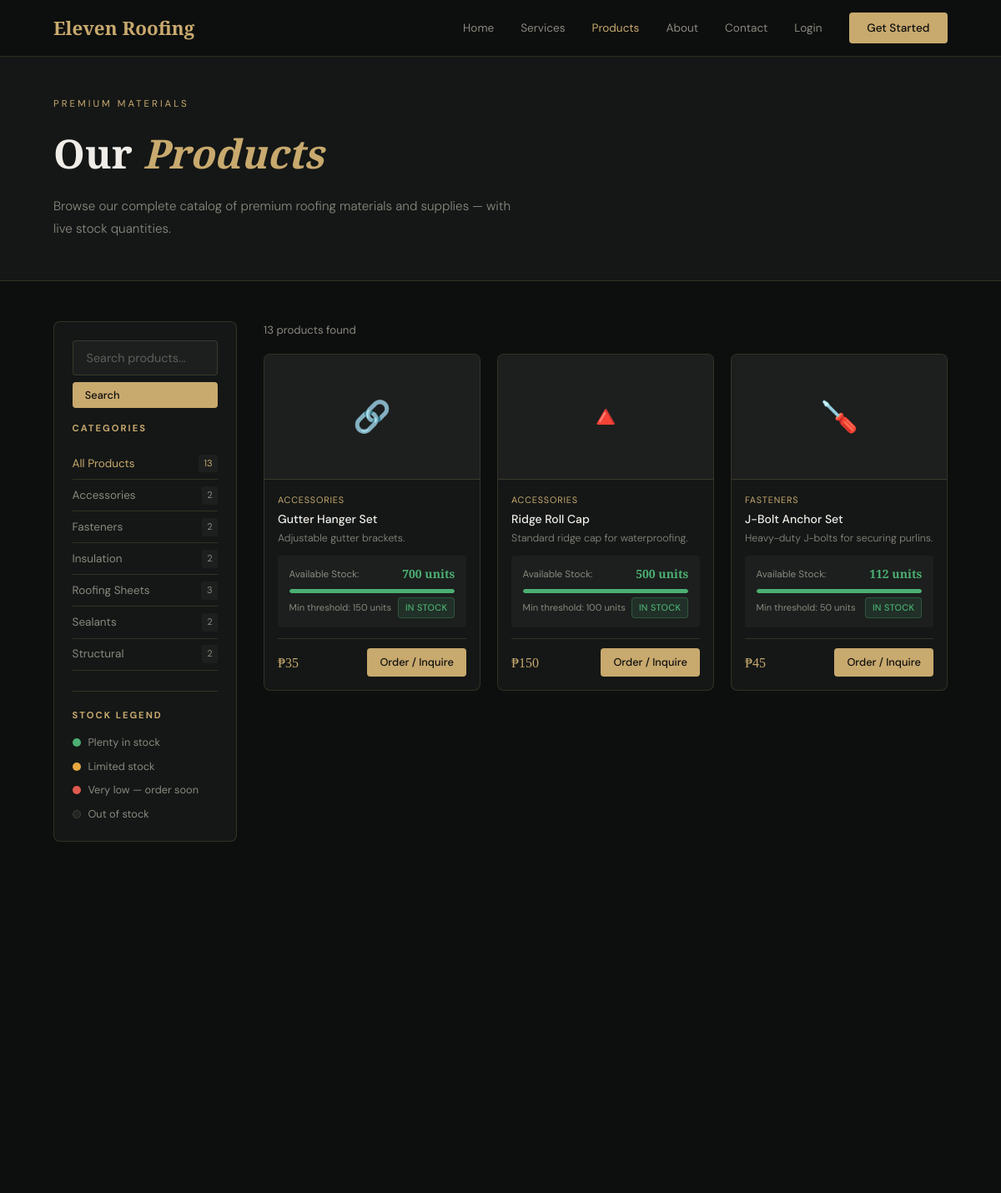
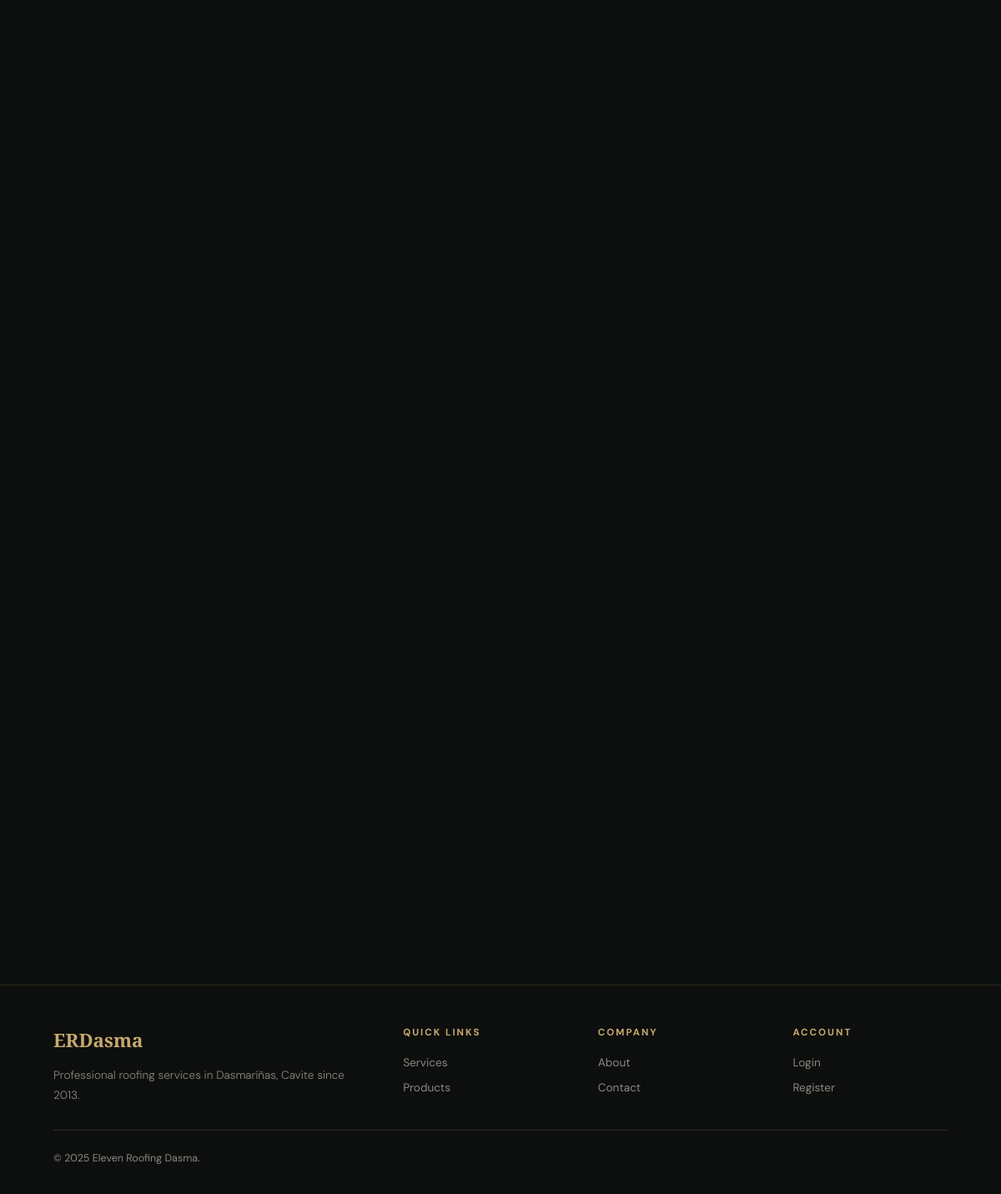
/products.php, run on the app's committed database (2 pictures, top to bottom).
### tables this page shows
CREATE TABLE `categories` (
  `category_id` int(11) NOT NULL AUTO_INCREMENT,
  `category_name` varchar(100) NOT NULL,
  PRIMARY KEY (`category_id`)
);

CREATE TABLE `products` (
  `product_id` int(11) NOT NULL AUTO_INCREMENT,
  `category_id` int(11) DEFAULT NULL,
  `product_name` varchar(100) NOT NULL,
  `description` text DEFAULT NULL,
  `price` decimal(12,2) DEFAULT NULL,
  `stock_quantity` int(11) DEFAULT 0,
  `min_stock` int(11) DEFAULT 50,
  `image_path` varchar(500) DEFAULT NULL,
  `icon_emoji` varchar(10) DEFAULT '?',
  `is_active` tinyint(4) DEFAULT 1,
  `created_at` timestamp NOT NULL DEFAULT current_timestamp(),
  `updated_at` timestamp NOT NULL DEFAULT current_timestamp() ON UPDATE current_timestamp(),
  PRIMARY KEY (`product_id`),
  KEY `category_id` (`category_id`),
  CONSTRAINT `products_ibfk_1` FOREIGN KEY (`category_id`) REFERENCES `categories` (`category_id`)
);

### config/session.php (called while the page is built, shortened)
<?php
function isLoggedIn(): bool { return isset($_SESSION['user']); }

### includes/helpers.php (called while the page is built, shortened)
<?php
function h(string $s): string { return htmlspecialchars($s, ENT_QUOTES, 'UTF-8'); }
function fmtNum(float $n): string { return number_format($n); }

### config/database.php (called while the page is built, shortened)
<?php
function db(): PDO {
    static $pdo = null;
    if ($pdo === null) {
        $dsn = "mysql:host=".DB_HOST.";dbname=".DB_NAME.";charset=".DB_CHARSET;
        $pdo = new PDO($dsn, DB_USER, DB_PASS, [
            PDO::ATTR_ERRMODE => PDO::ERRMODE_EXCEPTION,
            PDO::ATTR_DEFAULT_FETCH_MODE => PDO::FETCH_ASSOC,
            PDO::ATTR_EMULATE_PREPARES => false,
        ]);
    }
    return $pdo;
}

### public/products.php (the view, shortened to what this page needs)
<?php
require_once __DIR__.'/../config/database.php';
require_once __DIR__.'/../config/session.php';
require_once __DIR__.'/../includes/helpers.php';
$catId  = $_GET['cat'] ?? 'all';
$q      = trim($_GET['q'] ?? '');
$cats   = db()->query(
    "SELECT c.*,COUNT(p.product_id) as cnt
     FROM categories c
     LEFT JOIN products p ON p.category_id=c.category_id AND p.is_active=1
     GROUP BY c.category_id ORDER BY c.category_name"
)->fetchAll();
if ($catId === 'all') {
    $st = db()->prepare(
        "SELECT p.*,c.category_name FROM products p
         JOIN categories c ON p.category_id=c.category_id
         WHERE p.is_active=1" .
        ($q ? " AND (p.product_name LIKE ? OR p.description LIKE ?)" : "") .
        " ORDER BY c.category_name,p.product_name"
    );
    $st->execute($q ? ["%$q%","%$q%"] : []);
}
$prods = $st->fetchAll();
?><!DOCTYPE html><html lang="en"><head>
<link rel="stylesheet" href="../assets/css/base.css">
<link rel="stylesheet" href="css/products.css">
</head><body>
<nav class="site-nav">
  <a href="index.php" class="nav-logo">Eleven Roofing</a>
  <div class="nav-links">
    <a href="index.php">Home</a>
    <a href="services.php">Services</a>
    <a href="products.php" class="active">Products</a>
    <a href="about.php">About</a>
    <a href="contact.php">Contact</a>
    <?php if (isLoggedIn()): ?>
      <a href="<?= getDashboardUrl() ?>">Dashboard</a>
    <?php else: ?>
      <a href="../auth/login.php">Login</a>
      <a href="../auth/register.php" class="nav-cta">Get Started</a>
    <?php endif; ?>
  </div>
</nav>
<div class="page-hero">
  <div class="page-hero-inner">
    <p class="page-label">Premium Materials</p>
    <h1 class="page-title">Our <em>Products</em></h1>
    <p class="page-sub">Browse our complete catalog of premium roofing materials and supplies — with live stock quantities.</p>
  </div>
</div>
<div class="prod-layout">
  <aside class="prod-sidebar">
    <form method="GET" class="mb-2">
      <input type="text" name="q" class="form-control" placeholder="Search products..." value="<?= h($q) ?>">
      <button type="submit" class="btn btn-primary btn-sm w-full mt-1">Search</button>
    </form>
    <h4 style="font-size:.7rem;letter-spacing:2px;text-transform:uppercase;color:var(--accent);margin-bottom:.9rem">Categories</h4>
    <a href="products.php<?= $q?'?q='.urlencode($q):'' ?>" class="cat-lnk <?= $catId==='all'?'active':'' ?>">
      All Products <span class="cat-cnt"><?= array_sum(array_column($cats,'cnt')) ?></span>
    </a>
    <?php foreach ($cats as $c): ?>
    <a href="?cat=<?= $c['category_id'] ?><?= $q?'&q='.urlencode($q):'' ?>" class="cat-lnk <?= $catId==$c['category_id']?'active':'' ?>">
      <?= h($c['category_name']) ?> <span class="cat-cnt"><?= $c['cnt'] ?></span>
    </a>
    <?php endforeach; ?>
    <div style="margin-top:1.5rem;padding-top:1.25rem;border-top:1px solid var(--border)">
      <h4 style="font-size:.7rem;letter-spacing:2px;text-transform:uppercase;color:var(--accent);margin-bottom:.85rem">Stock Legend</h4>
      <div style="display:flex;flex-direction:column;gap:.5rem">
        <div style="display:flex;align-items:center;gap:.55rem;font-size:.8rem;color:var(--muted)"><span style="width:10px;height:10px;background:var(--success);border-radius:50%;flex-shrink:0"></span> Plenty in stock</div>
        <div style="display:flex;align-items:center;gap:.55rem;font-size:.8rem;color:var(--muted)"><span style="width:10px;height:10px;background:var(--warning);border-radius:50%;flex-shrink:0"></span> Limited stock</div>
        <div style="display:flex;align-items:center;gap:.55rem;font-size:.8rem;color:var(--muted)"><span style="width:10px;height:10px;background:var(--danger);border-radius:50%;flex-shrink:0"></span> Very low — order soon</div>
        <div style="display:flex;align-items:center;gap:.55rem;font-size:.8rem;color:var(--muted)"><span style="width:10px;height:10px;background:var(--bg4);border-radius:50%;flex-shrink:0;border:1px solid var(--border)"></span> Out of stock</div>
      </div>
    </div>
  </aside>
  <div>
    <div style="display:flex;justify-content:space-between;align-items:center;margin-bottom:1.1rem">
      <p style="font-size:.83rem;color:var(--muted)"><?= count($prods) ?> product<?= count($prods)!=1?'s':'' ?> found</p>
    </div>
    <div class="prod-full-grid">
      <?php foreach ($prods as $p):
        $stock = (int)$p['stock_quantity'];
        $min   = (int)$p['min_stock'];
        if ($stock <= 0) {
            $stockClr = 'var(--muted)'; $stockLabel = 'Out of Stock'; $stockBg = 'rgba(138,137,127,.12)'; $stockBdr = 'rgba(138,137,127,.3)';
        } elseif ($stock < 20) {
            $stockClr = 'var(--danger)'; $stockLabel = 'Very Low'; $stockBg = 'var(--danger-dim)'; $stockBdr = 'rgba(224,90,79,.3)';
        } elseif ($stock < $min) {
            $stockClr = 'var(--warning)'; $stockLabel = 'Limited'; $stockBg = 'var(--warning-dim)'; $stockBdr = 'rgba(232,168,64,.3)';
        } else {
            $stockClr = 'var(--success)'; $stockLabel = 'In Stock'; $stockBg = 'var(--success-dim)'; $stockBdr = 'rgba(76,175,114,.3)';
        }
        $pct = $stock > 0 ? min(intval($stock/max($min,1)*100),100) : 0;
      ?>
      <div class="prod-full-card fade-in">
        <div class="prod-full-img">
          <?php if ($p['image_path'] && file_exists(__DIR__.'/../'.$p['image_path'])): ?>
            <img src="../<?= h($p['image_path']) ?>" alt="<?= h($p['product_name']) ?>">
          <?php else: ?>
            <?= $p['icon_emoji'] ?>
          <?php endif; ?>
        </div>
        <div class="prod-full-info">
          <div class="prod-full-cat"><?= h($p['category_name']) ?></div>
          <div class="prod-full-name"><?= h($p['product_name']) ?></div>
          <div class="prod-full-desc"><?= h(mb_strimwidth($p['description'],0,75,'...')) ?></div>
          <div class="prod-stock-wrap">
            <div class="prod-stock-row">
              <span class="prod-stock-lbl">Available Stock:</span>
              <strong class="prod-stock-num" style="color:<?= $stockClr ?>">
                <?= $stock > 0 ? number_format($stock).' units' : 'Out of Stock' ?>
              </strong>
            </div>
            <div class="prod-stock-bar">
              <div class="prod-stock-bar-fill" style="width:<?= $pct ?>%;background:<?= $stockClr ?>"></div>
            </div>
            <div style="display:flex;justify-content:space-between;align-items:center;margin-top:.3rem">
              <span style="font-size:.7rem;color:var(--muted)">Min threshold: <?= number_format($min) ?> units</span>
              <span class="prod-stk-badge" style="background:<?= $stockBg ?>;color:<?= $stockClr ?>;border:1px solid <?= $stockBdr ?>"><?= $stockLabel ?></span>
            </div>
          </div>
          <div class="prod-full-foot">
            <div class="prod-full-price">₱<?= fmtNum($p['price']) ?></div>
            <?php if ($stock > 0): ?>
            <a href="inquiry.php?service=<?= urlencode('Material Purchase: '.$p['product_name']) ?>" class="btn btn-primary btn-sm">Order / Inquire</a>
            <?php else: ?>
            <a href="contact.php" class="btn btn-outline btn-sm">Ask Availability</a>
            <?php endif; ?>
          </div>
        </div>
      </div>
      <?php endforeach; ?>
    </div>
  </div>
</div>
<footer class="site-footer">
  <div class="footer-grid">
    <div class="footer-brand"><a href="index.php" class="nav-logo">ERDasma</a><p>Professional roofing services in Dasmaríñas, Cavite since 2013.</p></div>
    <div class="footer-col"><h5>Quick Links</h5><a href="services.php">Services</a><a href="products.php">Products</a></div>
    <div class="footer-col"><h5>Company</h5><a href="about.php">About</a><a href="contact.php">Contact</a></div>
    <div class="footer-col"><h5>Account</h5><a href="../auth/login.php">Login</a><a href="../auth/register.php">Register</a></div>
  </div>
  <div class="footer-bottom"><p>© 2025 Eleven Roofing Dasma.</p></div>
</footer>
</body></html>

### assets/css/base.css (style rules this page uses)
:root { --bg:#0d0f0e;--bg2:#141716;--bg3:#1c1f1e;--bg4:#222524;--accent:#c8a96e;--accent2:#e8c98e;--accent-dim:rgba(200,169,110,.12);--text:#f0ede8;--text2:#c8c5be;--muted:#8a897f;--border:rgba(200,169,110,.18);--border2:rgba(200,169,110,.30);--danger:#e05a4f;--danger-dim:rgba(224,90,79,.12);--success:#4caf72;--success-dim:rgba(76,175,114,.12);--warning:#e8a840;--warning-dim:rgba(232,168,64,.12);--info:#4a9fd4;--info-dim:rgba(74,159,212,.12);--owner:#9b59b6;--owner-dim:rgba(155,89,182,.12);--serif:'Playfair Display',Georgia,serif;--sans:'DM Sans',system-ui,sans-serif;--r:4px;--r2:8px;--nav:68px;--sidebar:240px }
*,*::before,*::after { margin:0;padding:0;box-sizing:border-box }
html { scroll-behavior:smooth }
body { font-family:var(--sans);background:var(--bg);color:var(--text);line-height:1.6;-webkit-font-smoothing:antialiased }
a { text-decoration:none;color:inherit }
button,input,select,textarea { font-family:inherit }
.site-nav { position:fixed;top:0;width:100%;z-index:200;height:var(--nav);display:flex;align-items:center;justify-content:space-between;padding:0 4rem;background:rgba(13,15,14,.94);backdrop-filter:blur(14px);border-bottom:1px solid var(--border) }
.nav-logo { font-family:var(--serif);font-size:1.4rem;font-weight:700;color:var(--accent) }
.nav-links { display:flex;align-items:center;gap:2rem }
.nav-links a { font-size:.85rem;color:var(--muted);transition:color .2s }
.nav-links a:hover,.nav-links a.active { color:var(--accent) }
.nav-cta { background:var(--accent)!important;color:#0d0f0e!important;padding:.5rem 1.35rem;border-radius:var(--r);font-weight:500!important }
.page-hero { padding-top:var(--nav);background:var(--bg2);border-bottom:1px solid var(--border) }
.page-hero-inner { max-width:1200px;margin:0 auto;padding:3rem 4rem }
.page-label { font-size:.72rem;letter-spacing:3px;text-transform:uppercase;color:var(--accent);margin-bottom:.75rem }
.page-title { font-family:var(--serif);font-size:clamp(2rem,4vw,3rem);font-weight:700 }
.page-title em { color:var(--accent);font-style:italic }
.page-sub { color:var(--muted);font-size:.95rem;margin-top:.65rem;font-weight:300;max-width:560px;line-height:1.8 }
.site-footer { background:var(--bg);border-top:1px solid var(--border);padding:3rem 4rem 2rem }
.footer-grid { display:grid;grid-template-columns:2fr 1fr 1fr 1fr;gap:3rem;max-width:1200px;margin:0 auto }
.footer-brand p { color:var(--muted);font-size:.85rem;font-weight:300;line-height:1.8;margin-top:.75rem }
.footer-col h5 { font-size:.72rem;letter-spacing:2px;text-transform:uppercase;color:var(--accent);margin-bottom:1rem }
.footer-col a { display:block;color:var(--muted);font-size:.85rem;margin-bottom:.5rem;transition:color .2s }
.footer-bottom { max-width:1200px;margin:1.75rem auto 0;padding-top:1.5rem;border-top:1px solid var(--border);display:flex;justify-content:space-between }
.footer-bottom p { color:var(--muted);font-size:.78rem }
.btn { display:inline-flex;align-items:center;gap:.5rem;padding:.7rem 1.65rem;border-radius:var(--r);font-size:.875rem;font-weight:500;cursor:pointer;border:none;transition:all .2s;white-space:nowrap;text-decoration:none }
.btn-primary { background:var(--accent);color:#0d0f0e }
.btn-sm { padding:.42rem .95rem;font-size:.8rem }
.w-full { width:100% }
.form-control { width:100%;background:var(--bg3);border:1px solid var(--border);color:var(--text);padding:.7rem 1rem;border-radius:var(--r);font-size:.9rem;transition:border-color .2s;outline:none }
.form-control::placeholder { color:var(--muted);opacity:.6 }
.mt-1 { margin-top:.5rem }
.mb-2 { margin-bottom:1rem }
.fade-in { opacity:0;transform:translateY(16px);transition:opacity .6s,transform .6s }
.fade-in.visible { opacity:1;transform:none }

### data on the page
categories: category_name "Accessories", cnt "2"
categories: category_name "Fasteners", cnt "2"
categories: category_name "Insulation", cnt "2"
categories: category_name "Roofing Sheets", cnt "3"
categories: category_name "Sealants", cnt "2"
categories: category_name "Structural", cnt "2"
products: icon_emoji "🔗", category.category_name "ACCESSORIES", product_name "Gutter Hanger Set", description "Adjustable gutter brackets.", stock_quantity "700", min_stock "150", stockLabel "IN STOCK", price "35"
products: icon_emoji "🔺", category.category_name "ACCESSORIES", product_name "Ridge Roll Cap", description "Standard ridge cap for waterproofing.", stock_quantity "500", min_stock "100", stockLabel "IN STOCK", price "150"
products: icon_emoji "🪛", category.category_name "FASTENERS", product_name "J-Bolt Anchor Set", description "Heavy-duty J-bolts for securing purlins.", stock_quantity "112", min_stock "50", stockLabel "IN STOCK", price "45"

### other printed values
array_sum(array_column($cats,'cnt')) "13"
count($prods) "13"
